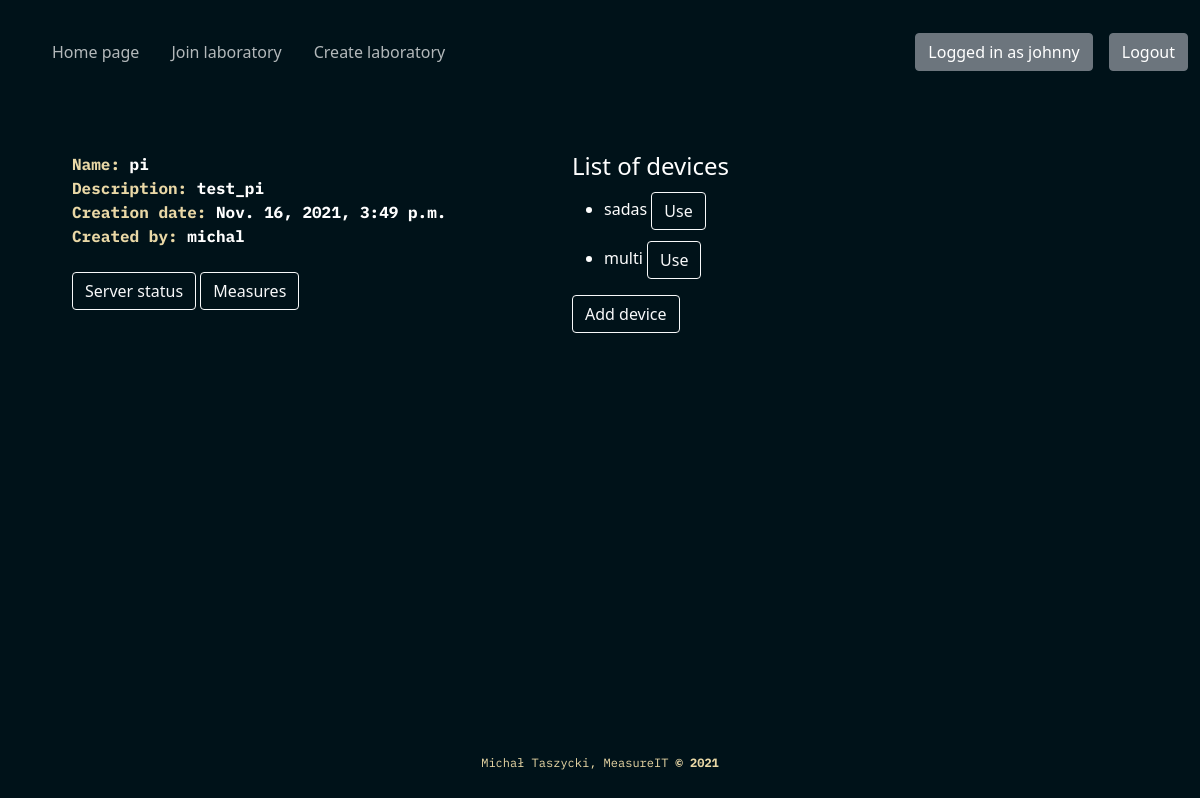
The app's page /lab/w1teq59l/ (signed in) with its own data.
### measureITapp/models.py (models this page shows, shortened)
class AllLabs(models.Model):
    name = models.CharField(max_length=100)
    password = models.CharField(max_length=100)
    description = models.TextField(blank=True)
    created = models.DateTimeField(auto_now_add=True)
    ip_adress = models.CharField(max_length=16)
    id_number = models.CharField(max_length=8)
    owner = models.ForeignKey(User,on_delete=models.CASCADE)

class Device(models.Model):
    name = models.CharField(max_length=100)
    password = models.CharField(max_length=100, default="12345")
    ip_adress = models.CharField(max_length=16)
    add_date = models.DateTimeField(auto_now_add=True)
    port = models.IntegerField(default="23")
    lab = models.ForeignKey(AllLabs,on_delete=models.CASCADE)

### measureITapp/views.py (the view, shortened to what this page needs)
# urls.py: path('lab/<str:id_number>/', views.labSite, name="labsite"),
def labSite(request, id_number):
    if request.method == "GET":
        lab_info = AllLabs.objects.filter(id_number = id_number)
        lab_devices = Device.objects.filter(lab = lab_info[0].id)
        return render(request,'measureit/labsite.html', {'lab_info':lab_info, 'lab_devices': lab_devices})

### measureITapp/templates/measureit/labsite.html (shortened to what this page needs)
{% extends 'measureit/base.html' %}
{% block content %}
{% load static %}
    <link rel="stylesheet" href="{% static 'assets/bootstrap/css/bootstrap.min.css' %}">
    <link rel="stylesheet" href="{% static 'assets/css/base_css.css' %}">
    <link rel="stylesheet" href="https://cdnjs.cloudflare.com/ajax/libs/animate.css/3.5.2/animate.min.css">
    <link rel="stylesheet" href="https://cdnjs.cloudflare.com/ajax/libs/aos/2.3.4/aos.css">
    <link rel="stylesheet" href="{% static 'assets/css/Login-Form-Dark.css' %}">
    <link rel="stylesheet" href="{% static 'assets/css/styles.css' %}">
    <link rel="stylesheet" type="text/css" href="{% static 'assets/css/custom.css' %}">
<div class="lab_cont row justify-content-start">
<div class="lab_info col-5">
{% for info in lab_info %}
<span> <b>Name: </b> {{info.name}} </span><br>
<span> <b>Description: </b>{{info.description}} </span><br>
<span> <b>Creation date: </b>{{info.created}} </span><br>
<span> <b>Created by: </b>{{info.owner}} </span>
<div class="measuer_buttons_cont">
<br>
<form method="POST">
<input type="submit" name="check_status"  value="Server status" class="btn btn-outline-light">
<input type="submit" name="measures_list"  value="Measures" class="btn btn-outline-light">
</form>
</div>
{% endfor %}
</div>
<div class="col-6 devices">
<form method="POST">
<h4> List of devices </h4>
<ul>
{% for device in lab_devices %}
<li> {{device.name}} <button type="submit" name="use"  value="{{device.id}}" class="btn btn-outline-light"> Use </button></li>
{% endfor %}
</ul>
</form>
{% if request.user.profile == info.owner %}
<form method="POST">
<input type="submit" name="add_device"  value="Add device" class="btn btn-outline-light">
</form>
{% else %}
<form method="POST">
<button> devices </button>
</form>
{% endif %}
</div>
</div>
{% endblock %}

### measureITapp/templates/measureit/base.html (shortened to what this page needs)
<!doctype html>
{% load static %}
<html lang="en">
<head>
<link rel="stylesheet" href="{% static 'assets/css/custom.css' %}">
    <link rel="stylesheet" href="{% static 'assets/css/Login-Form-Dark.css' %}">
    <link rel="stylesheet" href="{% static 'assets/css/styles.css' %}">
    <link rel="stylesheet" href="{% static 'assets/bootstrap/css/bootstrap.min.css' %}">
    <link rel="stylesheet" href="{% static 'assets/css/base_css.css' %}">
    <link rel="stylesheet" href="https://cdnjs.cloudflare.com/ajax/libs/animate.css/3.5.2/animate.min.css">
    <link rel="stylesheet" href="https://cdnjs.cloudflare.com/ajax/libs/aos/2.3.4/aos.css">
</head>
<body>
<div id="main">
<nav class="navbar navbar-dark ">
  <div class="container-fluid">
  <div class="collapse-navbar">
<div class="">
  <div class="p-4">
    <ul class="nav">
  <li class="nav-item">
    <a class="nav-link active" aria-current="page" href="{% url 'loggedin' %}">Home page</a>
  </li>
  <li class="nav-item">
    <a class="nav-link" href="{% url 'joinlab' %}">Join laboratory</a>
  </li>
  <li class="nav-item">
    <a class="nav-link" href="{% url 'createlab' %}">Create laboratory</a>
  </li>
</ul>
  </div>
</div>
</div>
    <ul class="nav">
    {% if user.is_authenticated %}
  <li class="nav-item">
    <button class=" loggedas btn btn-secondary aos-init aos-animate buttonlogout me-3">Logged in as {{ user.username }}</buton>
  </li>
  <li class="nav-item ">
   <form method="POST" action="{% url 'logoutuser' %}" class="d-flex">
    <button type="submit" class="btn btn-secondary aos-init aos-animate buttonlogout button-hov"> Logout </button>
    </form>
  </li>
    {% else %}
    <a class="btn btn-secondary aos-init aos-animate buttonlogout button-hov me-3" role="button" href="{% url 'signin'%}"> Sign in </a>
    <a class="btn btn-secondary aos-init aos-animate buttonlogout button-hov" role="button" href="{% url 'signup'%}"> Sign up </a>
  {% endif %}
</ul>
  </div>
</nav>
{% block content %}
{% endblock %}
</div>
<footer class="text-center p-3">
            <div>
                <p>Michał Taszycki, MeasureIT&nbsp;<strong>© 2021</strong><br></p>
            </div>
        </footer>
</body>
</html>

### measureITapp/static/assets/css/custom.css (style rules this page uses)
.buttonlogout { display: block; }
.button-hov { display: block; }
.collapse-navbar a { color: white; opacity: 0.7; font-size: 2vh; }
.lab_cont { color: white; width:100%; }
.lab_cont b { color: #e9d8a6!important; }
.lab_info { margin: 4% 0% 0% 6%; }
.devices { margin-top: 4%; }
.devices li { margin-top: 2%; margin-bottom: 2%; text-decoration: none; }
span { color: #fff; font-weight: bold; }

### measureITapp/static/assets/css/styles.css (style rules this page uses)
a { margin: 0 auto; display: block; }

### measureITapp/static/assets/css/base_css.css (style rules this page uses)
footer { font-family: 'IBM Plex Mono', monospace; color: #e9d8a6; clear: both; position: absolute; bottom: 0; width: 100%; margin-top: 5%; }
body { height: 100%; min-height: 100%; background: #001219; }
footer p { font-size: 12px; margin: 4% 0 1% 0; text-align: center; }
span { font-family: 'IBM Plex Mono', monospace; }

### records on screen
AllLabs: name "pi", description "test_pi", created "Nov. 16, 2021, 3:49 p.m.", owner "michal"
Device: name "sadas", {{ device.id }} 1 (drawn)
Device: name "multi", {{ device.id }} 2 (drawn)

### other values on screen
{{ user.username }} "johnny"
